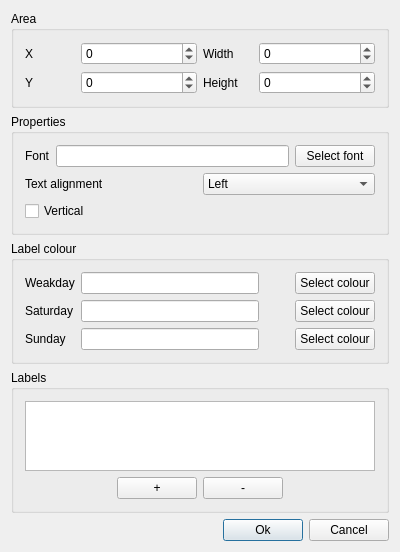
<?xml version="1.0" encoding="UTF-8"?>
<ui version="4.0">
 <class>EditWeakTitle</class>
 <widget class="QDialog" name="EditWeakTitle">
  <property name="geometry">
   <rect>
    <x>0</x>
    <y>0</y>
    <width>400</width>
    <height>550</height>
   </rect>
  </property>
  <property name="windowTitle">
   <string>Edit Weak Title - %1</string>
  </property>
  <layout class="QVBoxLayout" name="verticalLayout_6">
   <item>
    <widget class="QGroupBox" name="groupBox">
     <property name="title">
      <string>Area</string>
     </property>
     <layout class="QHBoxLayout" name="horizontalLayout_6">
      <item>
       <layout class="QVBoxLayout" name="verticalLayout">
        <item>
         <layout class="QHBoxLayout" name="horizontalLayout_2">
          <item>
           <widget class="QLabel" name="label">
            <property name="minimumSize">
             <size>
              <width>50</width>
              <height>0</height>
             </size>
            </property>
            <property name="maximumSize">
             <size>
              <width>50</width>
              <height>16777215</height>
             </size>
            </property>
            <property name="text">
             <string>X</string>
            </property>
           </widget>
          </item>
          <item>
           <widget class="QSpinBox" name="posX">
            <property name="minimum">
             <number>-2147483647</number>
            </property>
            <property name="maximum">
             <number>2147483647</number>
            </property>
           </widget>
          </item>
         </layout>
        </item>
        <item>
         <layout class="QHBoxLayout" name="horizontalLayout_3">
          <item>
           <widget class="QLabel" name="label_2">
            <property name="minimumSize">
             <size>
              <width>50</width>
              <height>0</height>
             </size>
            </property>
            <property name="maximumSize">
             <size>
              <width>50</width>
              <height>16777215</height>
             </size>
            </property>
            <property name="text">
             <string>Y</string>
            </property>
           </widget>
          </item>
          <item>
           <widget class="QSpinBox" name="posY">
            <property name="minimum">
             <number>-2147483647</number>
            </property>
            <property name="maximum">
             <number>2147483647</number>
            </property>
           </widget>
          </item>
         </layout>
        </item>
       </layout>
      </item>
      <item>
       <layout class="QVBoxLayout" name="verticalLayout_2">
        <item>
         <layout class="QHBoxLayout" name="horizontalLayout_4">
          <item>
           <widget class="QLabel" name="label_3">
            <property name="minimumSize">
             <size>
              <width>50</width>
              <height>0</height>
             </size>
            </property>
            <property name="maximumSize">
             <size>
              <width>50</width>
              <height>16777215</height>
             </size>
            </property>
            <property name="text">
             <string>Width</string>
            </property>
           </widget>
          </item>
          <item>
           <widget class="QSpinBox" name="width">
            <property name="minimum">
             <number>-2147483647</number>
            </property>
            <property name="maximum">
             <number>2147483647</number>
            </property>
           </widget>
          </item>
         </layout>
        </item>
        <item>
         <layout class="QHBoxLayout" name="horizontalLayout_5">
          <item>
           <widget class="QLabel" name="label_4">
            <property name="minimumSize">
             <size>
              <width>50</width>
              <height>0</height>
             </size>
            </property>
            <property name="maximumSize">
             <size>
              <width>50</width>
              <height>16777215</height>
             </size>
            </property>
            <property name="text">
             <string>Height</string>
            </property>
           </widget>
          </item>
          <item>
           <widget class="QSpinBox" name="height">
            <property name="minimum">
             <number>-2147483647</number>
            </property>
            <property name="maximum">
             <number>2147483647</number>
            </property>
           </widget>
          </item>
         </layout>
        </item>
       </layout>
      </item>
     </layout>
    </widget>
   </item>
   <item>
    <widget class="QGroupBox" name="groupBox_2">
     <property name="title">
      <string>Properties</string>
     </property>
     <layout class="QVBoxLayout" name="verticalLayout_3">
      <item>
       <layout class="QHBoxLayout" name="horizontalLayout_7">
        <item>
         <widget class="QLabel" name="label_5">
          <property name="text">
           <string>Font</string>
          </property>
         </widget>
        </item>
        <item>
         <widget class="QLineEdit" name="fontPreview">
          <property name="readOnly">
           <bool>true</bool>
          </property>
         </widget>
        </item>
        <item>
         <widget class="QPushButton" name="selectFont">
          <property name="text">
           <string>Select font</string>
          </property>
         </widget>
        </item>
       </layout>
      </item>
      <item>
       <layout class="QHBoxLayout" name="horizontalLayout_8">
        <item>
         <widget class="QLabel" name="label_7">
          <property name="text">
           <string>Text alignment</string>
          </property>
         </widget>
        </item>
        <item>
         <widget class="QComboBox" name="textAlignment">
          <item>
           <property name="text">
            <string>Left</string>
           </property>
          </item>
          <item>
           <property name="text">
            <string>Center</string>
           </property>
          </item>
          <item>
           <property name="text">
            <string>Right</string>
           </property>
          </item>
         </widget>
        </item>
       </layout>
      </item>
      <item>
       <widget class="QCheckBox" name="isVertical">
        <property name="text">
         <string>Vertical</string>
        </property>
       </widget>
      </item>
     </layout>
    </widget>
   </item>
   <item>
    <widget class="QGroupBox" name="groupBox_3">
     <property name="title">
      <string>Label colour</string>
     </property>
     <layout class="QVBoxLayout" name="verticalLayout_4">
      <item>
       <layout class="QHBoxLayout" name="horizontalLayout_9">
        <item>
         <widget class="QLabel" name="label_6">
          <property name="minimumSize">
           <size>
            <width>50</width>
            <height>0</height>
           </size>
          </property>
          <property name="maximumSize">
           <size>
            <width>50</width>
            <height>16777215</height>
           </size>
          </property>
          <property name="text">
           <string>Weakdays</string>
          </property>
         </widget>
        </item>
        <item>
         <widget class="QLineEdit" name="colWeakdayHex">
          <property name="readOnly">
           <bool>true</bool>
          </property>
         </widget>
        </item>
        <item>
         <widget class="QLabel" name="colWeak">
          <property name="minimumSize">
           <size>
            <width>24</width>
            <height>0</height>
           </size>
          </property>
          <property name="maximumSize">
           <size>
            <width>24</width>
            <height>16777215</height>
           </size>
          </property>
          <property name="text">
           <string/>
          </property>
         </widget>
        </item>
        <item>
         <widget class="QPushButton" name="selectWeakdayCol">
          <property name="text">
           <string>Select colour</string>
          </property>
         </widget>
        </item>
       </layout>
      </item>
      <item>
       <layout class="QHBoxLayout" name="horizontalLayout_10">
        <item>
         <widget class="QLabel" name="label_8">
          <property name="minimumSize">
           <size>
            <width>50</width>
            <height>0</height>
           </size>
          </property>
          <property name="maximumSize">
           <size>
            <width>50</width>
            <height>16777215</height>
           </size>
          </property>
          <property name="text">
           <string>Saturday</string>
          </property>
         </widget>
        </item>
        <item>
         <widget class="QLineEdit" name="colSatHex">
          <property name="readOnly">
           <bool>true</bool>
          </property>
         </widget>
        </item>
        <item>
         <widget class="QLabel" name="colSat">
          <property name="minimumSize">
           <size>
            <width>24</width>
            <height>0</height>
           </size>
          </property>
          <property name="maximumSize">
           <size>
            <width>24</width>
            <height>16777215</height>
           </size>
          </property>
          <property name="text">
           <string/>
          </property>
         </widget>
        </item>
        <item>
         <widget class="QPushButton" name="selectSatCol">
          <property name="text">
           <string>Select colour</string>
          </property>
         </widget>
        </item>
       </layout>
      </item>
      <item>
       <layout class="QHBoxLayout" name="horizontalLayout_11">
        <item>
         <widget class="QLabel" name="label_9">
          <property name="minimumSize">
           <size>
            <width>50</width>
            <height>0</height>
           </size>
          </property>
          <property name="maximumSize">
           <size>
            <width>50</width>
            <height>16777215</height>
           </size>
          </property>
          <property name="text">
           <string>Sunday</string>
          </property>
         </widget>
        </item>
        <item>
         <widget class="QLineEdit" name="colSunHex">
          <property name="readOnly">
           <bool>true</bool>
          </property>
         </widget>
        </item>
        <item>
         <widget class="QLabel" name="colSun">
          <property name="minimumSize">
           <size>
            <width>24</width>
            <height>0</height>
           </size>
          </property>
          <property name="maximumSize">
           <size>
            <width>24</width>
            <height>16777215</height>
           </size>
          </property>
          <property name="text">
           <string/>
          </property>
         </widget>
        </item>
        <item>
         <widget class="QPushButton" name="selectSunCol">
          <property name="text">
           <string>Select colour</string>
          </property>
         </widget>
        </item>
       </layout>
      </item>
     </layout>
    </widget>
   </item>
   <item>
    <widget class="QGroupBox" name="groupBox_4">
     <property name="title">
      <string>Labels</string>
     </property>
     <layout class="QVBoxLayout" name="verticalLayout_5">
      <item>
       <widget class="QTreeWidget" name="labels">
        <attribute name="headerVisible">
         <bool>false</bool>
        </attribute>
        <column>
         <property name="text">
          <string>1</string>
         </property>
        </column>
       </widget>
      </item>
      <item>
       <layout class="QHBoxLayout" name="horizontalLayout_12">
        <item>
         <spacer name="horizontalSpacer_2">
          <property name="orientation">
           <enum>Qt::Horizontal</enum>
          </property>
          <property name="sizeHint" stdset="0">
           <size>
            <width>40</width>
            <height>20</height>
           </size>
          </property>
         </spacer>
        </item>
        <item>
         <widget class="QPushButton" name="addItem">
          <property name="text">
           <string>+</string>
          </property>
         </widget>
        </item>
        <item>
         <widget class="QPushButton" name="removeItem">
          <property name="text">
           <string>-</string>
          </property>
         </widget>
        </item>
        <item>
         <spacer name="horizontalSpacer_3">
          <property name="orientation">
           <enum>Qt::Horizontal</enum>
          </property>
          <property name="sizeHint" stdset="0">
           <size>
            <width>40</width>
            <height>20</height>
           </size>
          </property>
         </spacer>
        </item>
       </layout>
      </item>
     </layout>
    </widget>
   </item>
   <item>
    <layout class="QHBoxLayout" name="horizontalLayout">
     <item>
      <spacer name="horizontalSpacer">
       <property name="orientation">
        <enum>Qt::Horizontal</enum>
       </property>
       <property name="sizeHint" stdset="0">
        <size>
         <width>40</width>
         <height>20</height>
        </size>
       </property>
      </spacer>
     </item>
     <item>
      <widget class="QPushButton" name="ok">
       <property name="text">
        <string>Ok</string>
       </property>
       <property name="default">
        <bool>true</bool>
       </property>
      </widget>
     </item>
     <item>
      <widget class="QPushButton" name="cancel">
       <property name="text">
        <string>Cancel</string>
       </property>
      </widget>
     </item>
    </layout>
   </item>
  </layout>
 </widget>
 <layoutdefault spacing="6" margin="11"/>
 <tabstops>
  <tabstop>posX</tabstop>
  <tabstop>posY</tabstop>
  <tabstop>width</tabstop>
  <tabstop>height</tabstop>
  <tabstop>fontPreview</tabstop>
  <tabstop>selectFont</tabstop>
  <tabstop>textAlignment</tabstop>
  <tabstop>isVertical</tabstop>
  <tabstop>colWeakdayHex</tabstop>
  <tabstop>selectWeakdayCol</tabstop>
  <tabstop>colSatHex</tabstop>
  <tabstop>selectSatCol</tabstop>
  <tabstop>colSunHex</tabstop>
  <tabstop>selectSunCol</tabstop>
  <tabstop>addItem</tabstop>
  <tabstop>removeItem</tabstop>
  <tabstop>ok</tabstop>
  <tabstop>cancel</tabstop>
 </tabstops>
 <resources/>
 <connections>
  <connection>
   <sender>cancel</sender>
   <signal>clicked()</signal>
   <receiver>EditWeakTitle</receiver>
   <slot>close()</slot>
   <hints>
    <hint type="sourcelabel">
     <x>351</x>
     <y>533</y>
    </hint>
    <hint type="destinationlabel">
     <x>372</x>
     <y>544</y>
    </hint>
   </hints>
  </connection>
  <connection>
   <sender>ok</sender>
   <signal>clicked()</signal>
   <receiver>EditWeakTitle</receiver>
   <slot>onAccepted()</slot>
   <hints>
    <hint type="sourcelabel">
     <x>280</x>
     <y>524</y>
    </hint>
    <hint type="destinationlabel">
     <x>196</x>
     <y>520</y>
    </hint>
   </hints>
  </connection>
  <connection>
   <sender>addItem</sender>
   <signal>clicked()</signal>
   <receiver>EditWeakTitle</receiver>
   <slot>onAddItem()</slot>
   <hints>
    <hint type="sourcelabel">
     <x>134</x>
     <y>486</y>
    </hint>
    <hint type="destinationlabel">
     <x>72</x>
     <y>519</y>
    </hint>
   </hints>
  </connection>
  <connection>
   <sender>removeItem</sender>
   <signal>clicked()</signal>
   <receiver>EditWeakTitle</receiver>
   <slot>onRemoveItem()</slot>
   <hints>
    <hint type="sourcelabel">
     <x>247</x>
     <y>487</y>
    </hint>
    <hint type="destinationlabel">
     <x>401</x>
     <y>504</y>
    </hint>
   </hints>
  </connection>
  <connection>
   <sender>selectWeakdayCol</sender>
   <signal>clicked()</signal>
   <receiver>EditWeakTitle</receiver>
   <slot>onSelectWeakdayColour()</slot>
   <hints>
    <hint type="sourcelabel">
     <x>339</x>
     <y>249</y>
    </hint>
    <hint type="destinationlabel">
     <x>392</x>
     <y>231</y>
    </hint>
   </hints>
  </connection>
  <connection>
   <sender>selectSatCol</sender>
   <signal>clicked()</signal>
   <receiver>EditWeakTitle</receiver>
   <slot>onSelectWeakendColour()</slot>
   <hints>
    <hint type="sourcelabel">
     <x>320</x>
     <y>282</y>
    </hint>
    <hint type="destinationlabel">
     <x>400</x>
     <y>271</y>
    </hint>
   </hints>
  </connection>
  <connection>
   <sender>selectSunCol</sender>
   <signal>clicked()</signal>
   <receiver>EditWeakTitle</receiver>
   <slot>onSelectWeakstartColour()</slot>
   <hints>
    <hint type="sourcelabel">
     <x>350</x>
     <y>307</y>
    </hint>
    <hint type="destinationlabel">
     <x>401</x>
     <y>297</y>
    </hint>
   </hints>
  </connection>
  <connection>
   <sender>selectFont</sender>
   <signal>clicked()</signal>
   <receiver>EditWeakTitle</receiver>
   <slot>onSelectFont()</slot>
   <hints>
    <hint type="sourcelabel">
     <x>351</x>
     <y>129</y>
    </hint>
    <hint type="destinationlabel">
     <x>392</x>
     <y>130</y>
    </hint>
   </hints>
  </connection>
 </connections>
 <slots>
  <slot>onAccepted()</slot>
  <slot>onAddItem()</slot>
  <slot>onEditItem()</slot>
  <slot>onRemoveItem()</slot>
  <slot>onAddChild()</slot>
  <slot>onSelectWeakdayColour()</slot>
  <slot>onSelectWeakendColour()</slot>
  <slot>onSelectWeakstartColour()</slot>
  <slot>onSelectFont()</slot>
 </slots>
</ui>
